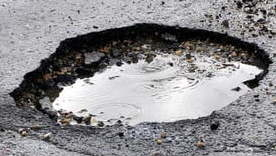
#> input picture Pothole-GO-python/CannyEdgeDetection/rsz_pothole1.jpg, 276 x 156 px
$ python test6_cannyScikitImage.py
#> lines starting #> are read from the running program, lines starting #| are printed output that depends on the picture; after the words box and inside, x2 and y2 are one past the last pixel; in counts of white or black regions, pixels touching at a corner belong together
import numpy as np
import matplotlib.pyplot as plt
from scipy import ndimage as ndi
from skimage import feature
from skimage import io
from skimage.color import rgb2gray
import cv2

im = rgb2gray(io.imread('rsz_pothole1.jpg'))
#> im: shape (156, 276) float64; min 0, max 1, mean 0.546


# [14 lines of commented-out code are left out]
edges1 = feature.canny(im, sigma=4)
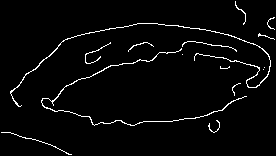
#> edges1: shape (156, 276) bool; 3.1% white in thin lines or dots
edges2 = feature.canny(im, sigma=2.95)
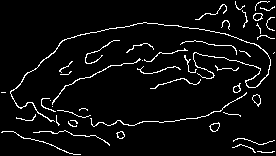
#> edges2: shape (156, 276) bool; 5.3% white in thin lines or dots

# display results
fig, (ax1, ax2, ax3) = plt.subplots(nrows=1, ncols=3, figsize=(8, 3), sharex=True, sharey=True)

ax1.imshow(im, cmap=plt.cm.gray)
ax1.axis('off')
ax1.set_title('noisy image', fontsize=20)

ax2.imshow(edges1, cmap=plt.cm.gray)
ax2.axis('off')
ax2.set_title('Canny filter, $\sigma=4$', fontsize=20)

ax3.imshow(edges2, cmap=plt.cm.gray)
ax3.axis('off')
ax3.set_title('Canny filter, $\sigma=2.95$', fontsize=20)

fig.tight_layout()

plt.savefig('test6_canny_4.jpg', dpi=None, facecolor='w', edgecolor='w',
            orientation='portrait', papertype=None, format=None,
            transparent=False, bbox_inches=None, pad_inches=0.1,
            frameon=None)
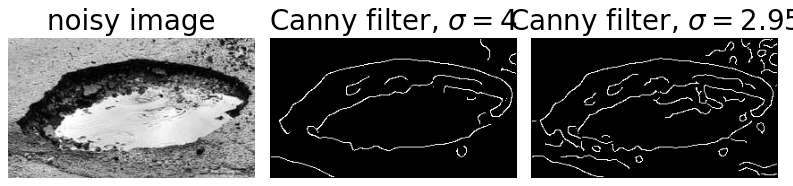
#> figure drawn by matplotlib, 3 panels

plt.show()

$ run again, with Pothole-GO-python/CannyEdgeDetection/1_pothole.jpg copied over Pothole-GO-python/CannyEdgeDetection/rsz_pothole1.jpg
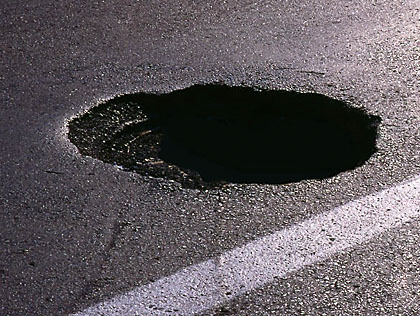
#> input picture Pothole-GO-python/CannyEdgeDetection/1_pothole.jpg, 420 x 316 px
#> `edges1 = feature.canny(im, sigma=4)`:
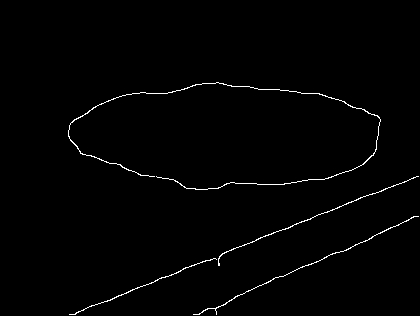
#> edges1: shape (316, 420) bool; 1.1% white in thin lines or dots, all inside (x1, y1, x2, y2) = (68, 82, 419, 315)
#> edges2: shape (316, 420) bool; 1.3% white in thin lines or dots, all inside (x1, y1, x2, y2) = (56, 82, 419, 315)
#> `plt.savefig('test6_canny_4.jpg', dpi=None, facecolor='w', edgecolor='w..`:
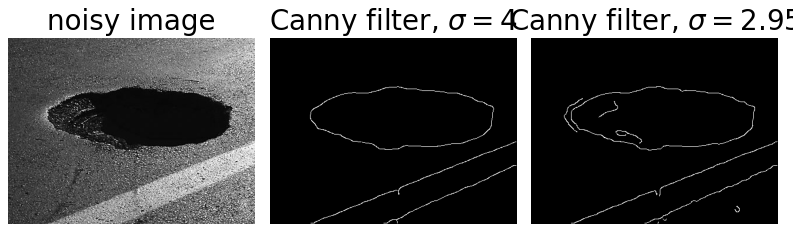
#> figure drawn by matplotlib, 3 panels

$ run again, with Pothole-GO-python/CannyEdgeDetection/pothole1.jpg copied over Pothole-GO-python/CannyEdgeDetection/rsz_pothole1.jpg
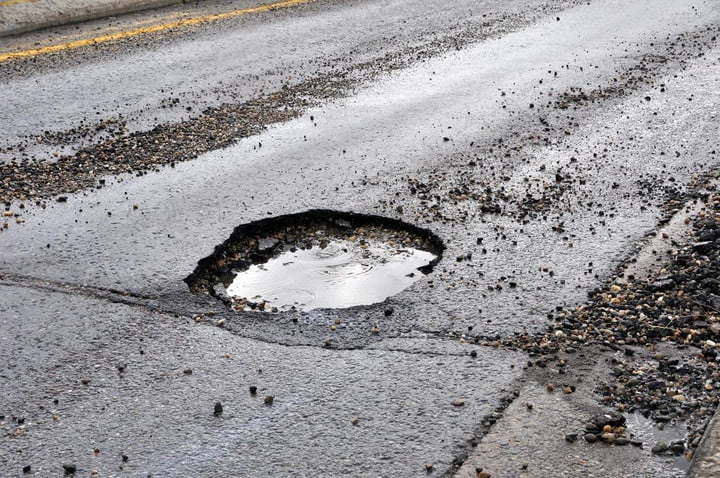
#> input picture Pothole-GO-python/CannyEdgeDetection/pothole1.jpg, 720 x 478 px
#> `edges1 = feature.canny(im, sigma=4)`:
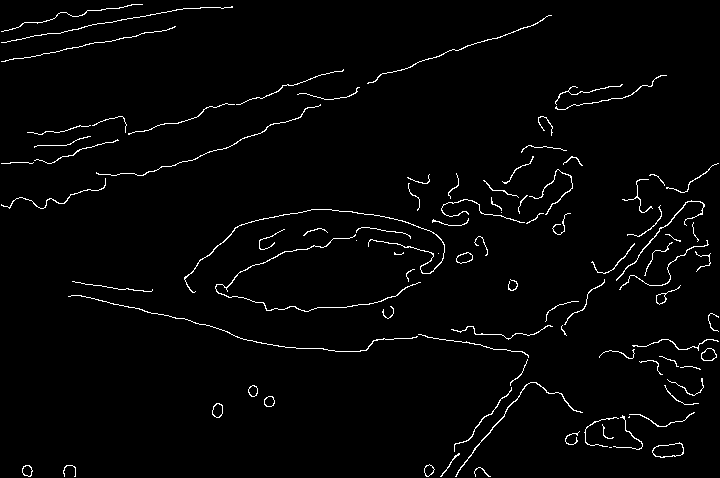
#> edges1: shape (478, 720) bool; 2.2% white in thin lines or dots
#> edges2: shape (478, 720) bool; 4.5% white in thin lines or dots
#> `plt.savefig('test6_canny_4.jpg', dpi=None, facecolor='w', edgecolor='w..`:
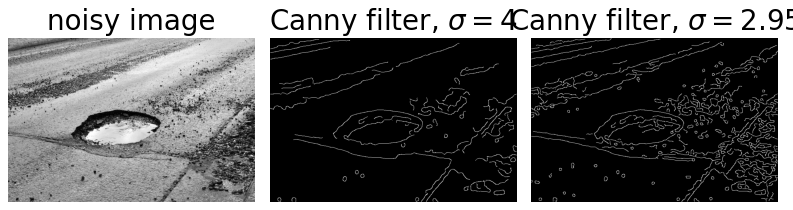
#> figure drawn by matplotlib, 3 panels
